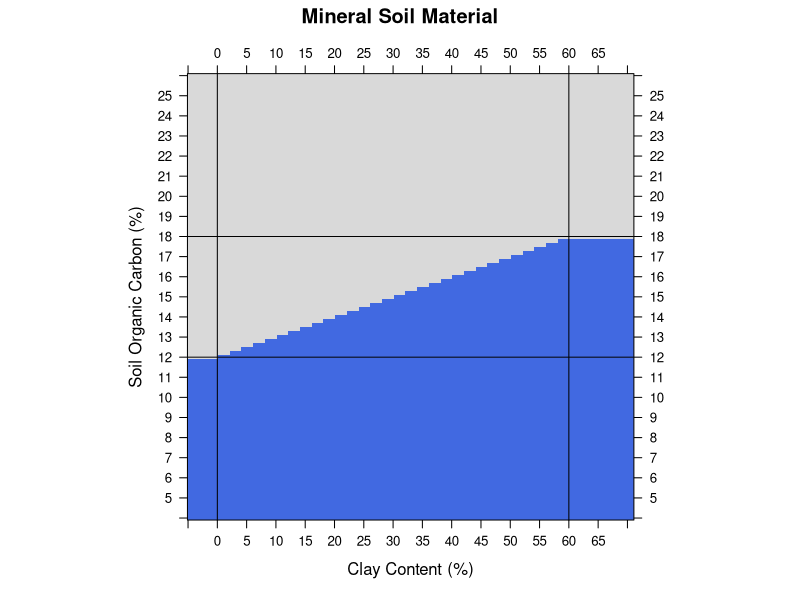

Generate this figure with R:
## demonstrate how to write a function to do something interesting
## use simulated data to test all possible inputs to the function
## graph the results to see what happens
## 
## objective classify SOC and clay content values as mineral soil material
## according to KST
##


library(lattice)

## the function
# soc: soil organic carbon percent
# clay: clay percent by weight
# saturation: saturated for 30+ days (cumulative)
isMineralSoilMaterial <- function(soc, clay, saturation = TRUE) {
  
  # ensure reasonable input
  saturation <- as.logical(saturation)
  if(is.na(saturation)) {
    stop('`saturation must be logical`', call. = FALSE)
  }
  
  # 1. not saturated for 30+ days (cumulative)
  if(! saturation) {
    
    # there is only one test
    test <- soc < 20
    
    res <- data.frame(
      final = test
    )
    
  } else {
    # 2. saturated for 30+ days (cumulative)  
    
    # a. high-clay soil material
    test.a <- (soc < 18) & (clay >= 60)
    
    # b. no-clay soil material
    test.b <- (soc < 12) & (clay < 1)
    
    # c. everything in-between via sliding-scale
    test.c <- (soc < (12 + clay * 0.1)) & (clay < 60)
    
    # OR(a, b, c)
    final <- test.a | test.b | test.c
    
    # save pieces for later inspection
    res <- data.frame(
      clause.a = test.a,
      clause.b = test.b,
      clause.c = test.c,
      final = final
    )
    
  }
  
  return(res)
}



# simulate data 
d <- expand.grid(
  soc = seq(4, 26, by = 0.2),
  clay = seq(-5, 71, by = 0.2)
)

# check
head(d)

# assign each a mineral soil material result (TRUE | FALSE)
d$mineral <- factor(
  isMineralSoilMaterial(
    soc = d$soc, 
    clay = d$clay
  )$final
)

# check
str(d)

# graphical explanation
levelplot(
  mineral ~ clay * soc, 
  data = d, 
  asp = 1, 
  xlab = 'Clay Content (%)',
  ylab = 'Soil Organic Carbon (%)',
  main = 'Mineral Soil Material',
  col.regions = c(grey(0.85), 'royalblue'),
  colorkey = FALSE,
  scales = list(alternating = 3, tick.number = 20),
  panel = function(...) {
    panel.levelplot(...)
    panel.abline(h = 12)
    panel.abline(h = 18)
    panel.abline(v = 0)
    panel.abline(v = 60)
  }
)



